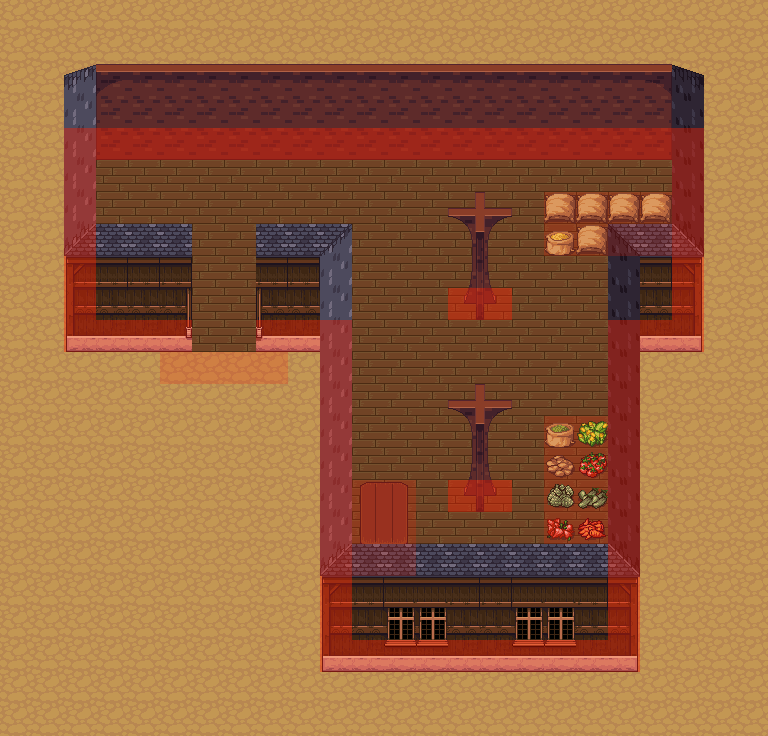

Below is a game level as drawn by its tile map, then a one-line description and the .tmx file that defines it, in full:
An orthogonal 24x23 tile map with 32x32 px tiles, 3 tile layers (background, object, collision), 4 tilesets and 2 objects (event, npc).

<map height="23" orientation="orthogonal" renderorder="right-down" tileheight="32" tilewidth="32" version="1.0" width="24">
 <properties>
  <property name="music" value="music/calmtown.ogg" />
  <property name="tileset" value="tilesetdefs/interior.txt" />
  <property name="title" value="Granary" />
 </properties>
 <tileset firstgid="1" name="tiled_collision" tileheight="32" tilewidth="32">
  <image height="32" source="tiled_collision.png" width="480" />
 </tileset>
 <tileset firstgid="16" name="interior_background" tileheight="32" tilewidth="32">
  <image height="832" source="interior_background.png" width="864" />
 </tileset>
 <tileset firstgid="718" name="intfurniture" tileheight="64" tilewidth="32">
  <image height="512" source="intfurniture.png" width="671" />
 </tileset>
 <tileset firstgid="878" name="interiorbuildings" tileheight="128" tilewidth="32">
  <image height="768" source="interiorbuildings.png" width="672" />
 </tileset>
 <layer height="23" name="background" width="24">
  <data encoding="csv">
489,489,489,489,489,489,489,489,489,489,489,489,489,489,489,489,489,489,489,489,489,489,489,489,
489,489,489,489,489,489,489,489,489,489,489,489,489,489,489,489,489,489,489,489,489,489,489,489,
489,489,489,489,489,489,489,489,489,489,489,489,489,489,489,489,489,489,489,489,489,489,489,489,
489,489,489,489,489,489,489,489,489,489,489,489,489,489,489,489,489,489,489,489,489,489,489,489,
489,489,489,489,489,489,489,489,489,489,489,489,489,489,489,489,489,489,489,489,489,489,489,489,
489,489,489,156,156,156,156,156,156,156,156,156,156,156,156,156,156,156,156,156,156,489,489,489,
489,489,489,156,156,156,156,156,156,156,156,156,156,156,156,156,156,156,156,156,156,489,489,489,
489,489,489,156,156,156,156,156,156,156,156,156,156,156,156,156,156,156,156,156,156,489,489,489,
489,489,489,156,156,156,156,156,156,156,156,156,156,156,156,156,156,156,156,156,156,489,489,489,
489,489,489,156,156,156,156,156,156,156,156,156,156,156,156,156,156,156,156,156,156,489,489,489,
489,489,489,156,156,156,156,156,156,156,156,156,156,156,156,156,156,156,156,156,489,489,489,489,
489,489,489,489,489,489,489,489,489,489,489,156,156,156,156,156,156,156,156,156,489,489,489,489,
489,489,489,489,489,489,489,489,489,489,489,156,156,156,156,156,156,156,156,489,489,489,489,489,
489,489,489,489,489,489,489,489,489,489,489,156,156,156,156,156,156,156,156,489,489,489,489,489,
489,489,489,489,489,489,489,489,489,489,489,156,156,156,156,156,156,156,156,489,489,489,489,489,
489,489,489,489,489,489,489,489,489,489,489,156,156,156,156,156,156,156,156,489,489,489,489,489,
489,489,489,489,489,489,489,489,489,489,489,156,156,156,156,156,156,156,156,489,489,489,489,489,
489,489,489,489,489,489,489,489,489,489,489,156,156,156,156,156,156,156,156,489,489,489,489,489,
489,489,489,489,489,489,489,489,489,489,489,156,156,156,156,156,156,156,156,489,489,489,489,489,
489,489,489,489,489,489,489,489,489,489,489,156,156,156,156,156,156,156,156,489,489,489,489,489,
489,489,489,489,489,489,489,489,489,489,489,489,489,489,489,489,489,489,489,489,489,489,489,489,
489,489,489,489,489,489,489,489,489,489,489,489,489,489,489,489,489,489,489,489,489,489,489,489,
489,489,489,489,489,489,489,489,489,489,489,489,489,489,489,489,489,489,489,489,489,489,489,489
</data>
 </layer>
 <layer height="23" name="object" width="24">
  <data encoding="csv">
0,0,0,0,0,0,0,0,0,0,0,0,0,0,0,0,0,0,0,0,0,0,0,0,
0,0,0,0,0,0,0,0,0,0,0,0,0,0,0,0,0,0,0,0,0,0,0,0,
0,0,0,0,0,0,0,0,0,0,0,0,0,0,0,0,0,0,0,0,0,0,0,0,
0,0,0,0,0,0,0,0,0,0,0,0,0,0,0,0,0,0,0,0,0,0,0,0,
0,0,0,962,963,963,963,963,963,963,963,963,963,963,963,963,963,963,963,963,964,0,0,0,
0,0,897,0,0,0,0,0,0,0,0,0,0,0,0,0,0,0,0,0,0,898,0,0,
0,0,896,0,0,0,0,0,0,0,0,0,0,0,0,0,0,181,181,181,181,895,0,0,
0,0,896,0,0,0,0,0,0,0,0,0,0,0,0,0,0,182,181,0,0,895,0,0,
0,0,896,0,0,0,0,0,0,0,0,0,0,0,0,0,0,0,0,0,0,895,0,0,
0,0,896,0,0,0,0,0,0,0,0,0,0,0,950,951,0,0,0,0,0,895,0,0,
0,0,920,921,921,923,0,0,928,921,935,0,0,0,0,0,0,0,0,936,921,934,0,0,
0,0,0,0,0,0,0,0,0,0,896,0,0,0,0,0,0,0,0,895,0,0,0,0,
0,0,0,0,0,0,0,0,0,0,896,0,0,0,0,0,0,0,0,895,0,0,0,0,
0,0,0,0,0,0,0,0,0,0,896,0,0,0,0,0,0,209,189,895,0,0,0,0,
0,0,0,0,0,0,0,0,0,0,896,0,0,0,0,0,0,187,188,895,0,0,0,0,
0,0,0,0,0,0,0,0,0,0,896,0,0,0,950,951,0,185,186,895,0,0,0,0,
0,0,0,0,0,0,0,0,0,0,896,802,803,0,0,0,0,183,184,895,0,0,0,0,
0,0,0,0,0,0,0,0,0,0,896,0,0,0,0,0,0,0,0,895,0,0,0,0,
0,0,0,0,0,0,0,0,0,0,896,0,0,0,0,0,0,0,0,895,0,0,0,0,
0,0,0,0,0,0,0,0,0,0,896,0,0,0,0,0,0,0,0,895,0,0,0,0,
0,0,0,0,0,0,0,0,0,0,920,921,922,922,921,921,922,922,921,934,0,0,0,0,
0,0,0,0,0,0,0,0,0,0,0,0,0,0,0,0,0,0,0,0,0,0,0,0,
0,0,0,0,0,0,0,0,0,0,0,0,0,0,0,0,0,0,0,0,0,0,0,0
</data>
 </layer>
 <layer height="23" name="collision" width="24">
  <data encoding="csv">
0,0,0,0,0,0,0,0,0,0,0,0,0,0,0,0,0,0,0,0,0,0,0,0,
0,0,0,0,0,0,0,0,0,0,0,0,0,0,0,0,0,0,0,0,0,0,0,0,
0,0,0,0,0,0,0,0,0,0,0,0,0,0,0,0,0,0,0,0,0,0,0,0,
0,0,0,0,0,0,0,0,0,0,0,0,0,0,0,0,0,0,0,0,0,0,0,0,
0,0,1,1,1,1,1,1,1,1,1,1,1,1,1,1,1,1,1,1,1,1,0,0,
0,0,1,0,0,0,0,0,0,0,0,0,0,0,0,0,0,0,0,0,0,1,0,0,
0,0,1,0,0,0,0,0,0,0,0,0,0,0,0,0,0,3,3,3,3,1,0,0,
0,0,1,0,0,0,0,0,0,0,0,0,0,0,0,0,0,3,3,3,3,1,0,0,
0,0,1,0,0,0,0,0,0,0,0,0,0,0,0,0,0,0,0,0,0,1,0,0,
0,0,1,0,0,0,0,0,0,0,0,0,0,0,1,1,0,0,0,0,0,1,0,0,
0,0,1,1,1,1,0,0,1,1,1,0,0,0,0,0,0,0,0,1,1,1,0,0,
0,0,0,0,0,3,3,3,3,0,1,0,0,0,0,0,0,0,0,1,0,0,0,0,
0,0,0,0,0,0,0,0,0,0,1,0,0,0,0,0,0,0,0,1,0,0,0,0,
0,0,0,0,0,0,0,0,0,0,1,0,0,0,0,0,0,3,3,1,0,0,0,0,
0,0,0,0,0,0,0,0,0,0,1,0,0,0,0,0,0,3,3,1,0,0,0,0,
0,0,0,0,0,0,0,0,0,0,1,3,3,0,1,1,0,3,3,1,0,0,0,0,
0,0,0,0,0,0,0,0,0,0,1,3,3,0,0,0,0,3,3,1,0,0,0,0,
0,0,0,0,0,0,0,0,0,0,1,3,3,0,0,0,0,0,0,1,0,0,0,0,
0,0,0,0,0,0,0,0,0,0,1,0,0,0,0,0,0,0,0,1,0,0,0,0,
0,0,0,0,0,0,0,0,0,0,1,0,0,0,0,0,0,0,0,1,0,0,0,0,
0,0,0,0,0,0,0,0,0,0,1,1,1,1,1,1,1,1,1,1,0,0,0,0,
0,0,0,0,0,0,0,0,0,0,0,0,0,0,0,0,0,0,0,0,0,0,0,0,
0,0,0,0,0,0,0,0,0,0,0,0,0,0,0,0,0,0,0,0,0,0,0,0
</data>
 </layer>
 <objectgroup name="event">
  <object height="32" name="Teleport to Laurelia" type="event" width="64" x="192" y="320">
   <properties>
    <property name="intermap" value="maps/laurelia.txt,91,100" />
   <property name="activate" value="on_trigger" /></properties>
  </object>
 </objectgroup>
 <objectgroup name="npc">
  <object height="32" name="Quartermaster" type="npc" width="32" x="544" y="352"><properties><property name="filename" value="npcs/quartermaster.txt" /></properties></object>
 </objectgroup>
</map>
